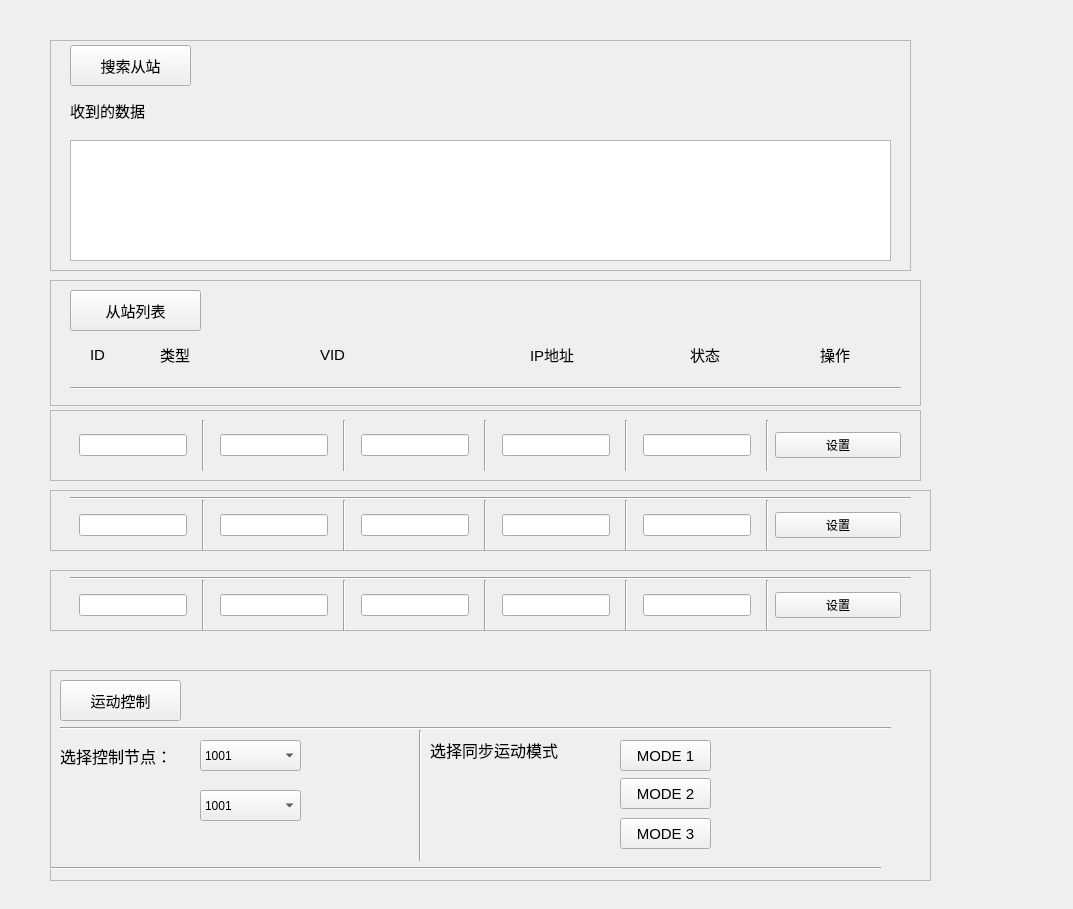
<?xml version="1.0" encoding="UTF-8"?>
<ui version="4.0">
 <class>MainWindow</class>
 <widget class="QMainWindow" name="MainWindow">
  <property name="geometry">
   <rect>
    <x>0</x>
    <y>0</y>
    <width>1073</width>
    <height>909</height>
   </rect>
  </property>
  <property name="windowTitle">
   <string>MainWindow</string>
  </property>
  <widget class="QWidget" name="centralwidget">
   <widget class="QFrame" name="frame">
    <property name="geometry">
     <rect>
      <x>50</x>
      <y>40</y>
      <width>861</width>
      <height>231</height>
     </rect>
    </property>
    <property name="frameShape">
     <enum>QFrame::StyledPanel</enum>
    </property>
    <property name="frameShadow">
     <enum>QFrame::Raised</enum>
    </property>
    <widget class="QPushButton" name="search_start">
     <property name="geometry">
      <rect>
       <x>20</x>
       <y>5</y>
       <width>121</width>
       <height>41</height>
      </rect>
     </property>
     <property name="font">
      <font>
       <pointsize>11</pointsize>
      </font>
     </property>
     <property name="text">
      <string>搜索从站</string>
     </property>
    </widget>
    <widget class="QTextEdit" name="textEdit">
     <property name="geometry">
      <rect>
       <x>20</x>
       <y>100</y>
       <width>821</width>
       <height>121</height>
      </rect>
     </property>
    </widget>
    <widget class="QLabel" name="label">
     <property name="geometry">
      <rect>
       <x>20</x>
       <y>55</y>
       <width>131</width>
       <height>31</height>
      </rect>
     </property>
     <property name="font">
      <font>
       <pointsize>11</pointsize>
      </font>
     </property>
     <property name="text">
      <string>收到的数据</string>
     </property>
    </widget>
   </widget>
   <widget class="QFrame" name="frame_2">
    <property name="geometry">
     <rect>
      <x>50</x>
      <y>280</y>
      <width>871</width>
      <height>126</height>
     </rect>
    </property>
    <property name="frameShape">
     <enum>QFrame::StyledPanel</enum>
    </property>
    <property name="frameShadow">
     <enum>QFrame::Raised</enum>
    </property>
    <widget class="Line" name="line">
     <property name="geometry">
      <rect>
       <x>20</x>
       <y>100</y>
       <width>831</width>
       <height>16</height>
      </rect>
     </property>
     <property name="orientation">
      <enum>Qt::Horizontal</enum>
     </property>
    </widget>
    <widget class="QPushButton" name="pushButton_3">
     <property name="geometry">
      <rect>
       <x>20</x>
       <y>10</y>
       <width>131</width>
       <height>41</height>
      </rect>
     </property>
     <property name="font">
      <font>
       <pointsize>11</pointsize>
      </font>
     </property>
     <property name="text">
      <string>从站列表</string>
     </property>
    </widget>
    <widget class="QLabel" name="label_8">
     <property name="geometry">
      <rect>
       <x>40</x>
       <y>50</y>
       <width>41</width>
       <height>49</height>
      </rect>
     </property>
     <property name="font">
      <font>
       <pointsize>11</pointsize>
      </font>
     </property>
     <property name="text">
      <string>ID</string>
     </property>
    </widget>
    <widget class="QLabel" name="label_2">
     <property name="geometry">
      <rect>
       <x>110</x>
       <y>50</y>
       <width>51</width>
       <height>49</height>
      </rect>
     </property>
     <property name="font">
      <font>
       <pointsize>11</pointsize>
      </font>
     </property>
     <property name="text">
      <string>类型</string>
     </property>
    </widget>
    <widget class="QLabel" name="label_5">
     <property name="geometry">
      <rect>
       <x>480</x>
       <y>50</y>
       <width>78</width>
       <height>49</height>
      </rect>
     </property>
     <property name="font">
      <font>
       <pointsize>11</pointsize>
      </font>
     </property>
     <property name="text">
      <string>IP地址</string>
     </property>
    </widget>
    <widget class="QLabel" name="label_3">
     <property name="geometry">
      <rect>
       <x>270</x>
       <y>50</y>
       <width>39</width>
       <height>49</height>
      </rect>
     </property>
     <property name="font">
      <font>
       <pointsize>11</pointsize>
      </font>
     </property>
     <property name="text">
      <string>VID</string>
     </property>
    </widget>
    <widget class="QLabel" name="label_4">
     <property name="geometry">
      <rect>
       <x>640</x>
       <y>50</y>
       <width>52</width>
       <height>49</height>
      </rect>
     </property>
     <property name="font">
      <font>
       <pointsize>11</pointsize>
      </font>
     </property>
     <property name="text">
      <string>状态</string>
     </property>
    </widget>
    <widget class="QLabel" name="label_7">
     <property name="geometry">
      <rect>
       <x>770</x>
       <y>50</y>
       <width>52</width>
       <height>49</height>
      </rect>
     </property>
     <property name="font">
      <font>
       <pointsize>11</pointsize>
      </font>
     </property>
     <property name="text">
      <string>操作</string>
     </property>
    </widget>
   </widget>
   <widget class="QFrame" name="frame_3">
    <property name="geometry">
     <rect>
      <x>50</x>
      <y>410</y>
      <width>871</width>
      <height>71</height>
     </rect>
    </property>
    <property name="frameShape">
     <enum>QFrame::StyledPanel</enum>
    </property>
    <property name="frameShadow">
     <enum>QFrame::Raised</enum>
    </property>
    <widget class="QWidget" name="horizontalLayoutWidget">
     <property name="geometry">
      <rect>
       <x>20</x>
       <y>10</y>
       <width>831</width>
       <height>51</height>
      </rect>
     </property>
     <layout class="QHBoxLayout" name="horizontalLayout">
      <item alignment="Qt::AlignHCenter">
       <widget class="QLineEdit" name="lineEdit_101">
        <property name="text">
         <string/>
        </property>
       </widget>
      </item>
      <item>
       <widget class="Line" name="line_11">
        <property name="orientation">
         <enum>Qt::Vertical</enum>
        </property>
       </widget>
      </item>
      <item alignment="Qt::AlignHCenter">
       <widget class="QLineEdit" name="lineEdit_102">
        <property name="text">
         <string/>
        </property>
       </widget>
      </item>
      <item>
       <widget class="Line" name="line_2">
        <property name="orientation">
         <enum>Qt::Vertical</enum>
        </property>
       </widget>
      </item>
      <item alignment="Qt::AlignHCenter">
       <widget class="QLineEdit" name="lineEdit_103">
        <property name="enabled">
         <bool>true</bool>
        </property>
        <property name="sizePolicy">
         <sizepolicy hsizetype="Fixed" vsizetype="Fixed">
          <horstretch>0</horstretch>
          <verstretch>0</verstretch>
         </sizepolicy>
        </property>
        <property name="text">
         <string/>
        </property>
       </widget>
      </item>
      <item>
       <widget class="Line" name="line_3">
        <property name="orientation">
         <enum>Qt::Vertical</enum>
        </property>
       </widget>
      </item>
      <item alignment="Qt::AlignHCenter">
       <widget class="QLineEdit" name="lineEdit_104">
        <property name="sizePolicy">
         <sizepolicy hsizetype="Fixed" vsizetype="Fixed">
          <horstretch>0</horstretch>
          <verstretch>0</verstretch>
         </sizepolicy>
        </property>
        <property name="text">
         <string/>
        </property>
       </widget>
      </item>
      <item>
       <widget class="Line" name="line_9">
        <property name="orientation">
         <enum>Qt::Vertical</enum>
        </property>
       </widget>
      </item>
      <item alignment="Qt::AlignHCenter">
       <widget class="QLineEdit" name="lineEdit_105">
        <property name="text">
         <string/>
        </property>
       </widget>
      </item>
      <item>
       <widget class="Line" name="line_4">
        <property name="orientation">
         <enum>Qt::Vertical</enum>
        </property>
       </widget>
      </item>
      <item>
       <widget class="QPushButton" name="pushButton_100">
        <property name="text">
         <string>设置</string>
        </property>
       </widget>
      </item>
     </layout>
    </widget>
   </widget>
   <widget class="QFrame" name="frame_4">
    <property name="geometry">
     <rect>
      <x>50</x>
      <y>490</y>
      <width>881</width>
      <height>61</height>
     </rect>
    </property>
    <property name="frameShape">
     <enum>QFrame::StyledPanel</enum>
    </property>
    <property name="frameShadow">
     <enum>QFrame::Raised</enum>
    </property>
    <widget class="Line" name="line_10">
     <property name="geometry">
      <rect>
       <x>20</x>
       <y>0</y>
       <width>841</width>
       <height>16</height>
      </rect>
     </property>
     <property name="orientation">
      <enum>Qt::Horizontal</enum>
     </property>
    </widget>
    <widget class="QWidget" name="horizontalLayoutWidget_2">
     <property name="geometry">
      <rect>
       <x>20</x>
       <y>10</y>
       <width>831</width>
       <height>51</height>
      </rect>
     </property>
     <layout class="QHBoxLayout" name="horizontalLayout_2">
      <item alignment="Qt::AlignHCenter">
       <widget class="QLineEdit" name="lineEdit_201">
        <property name="text">
         <string/>
        </property>
       </widget>
      </item>
      <item>
       <widget class="Line" name="line_12">
        <property name="orientation">
         <enum>Qt::Vertical</enum>
        </property>
       </widget>
      </item>
      <item alignment="Qt::AlignHCenter">
       <widget class="QLineEdit" name="lineEdit_202">
        <property name="text">
         <string/>
        </property>
       </widget>
      </item>
      <item>
       <widget class="Line" name="line_5">
        <property name="orientation">
         <enum>Qt::Vertical</enum>
        </property>
       </widget>
      </item>
      <item alignment="Qt::AlignHCenter">
       <widget class="QLineEdit" name="lineEdit_203">
        <property name="sizePolicy">
         <sizepolicy hsizetype="Fixed" vsizetype="Fixed">
          <horstretch>0</horstretch>
          <verstretch>0</verstretch>
         </sizepolicy>
        </property>
        <property name="text">
         <string/>
        </property>
       </widget>
      </item>
      <item>
       <widget class="Line" name="line_6">
        <property name="orientation">
         <enum>Qt::Vertical</enum>
        </property>
       </widget>
      </item>
      <item alignment="Qt::AlignHCenter">
       <widget class="QLineEdit" name="lineEdit_204">
        <property name="sizePolicy">
         <sizepolicy hsizetype="Fixed" vsizetype="Fixed">
          <horstretch>0</horstretch>
          <verstretch>0</verstretch>
         </sizepolicy>
        </property>
        <property name="text">
         <string/>
        </property>
       </widget>
      </item>
      <item>
       <widget class="Line" name="line_8">
        <property name="orientation">
         <enum>Qt::Vertical</enum>
        </property>
       </widget>
      </item>
      <item alignment="Qt::AlignHCenter">
       <widget class="QLineEdit" name="lineEdit_205">
        <property name="text">
         <string/>
        </property>
       </widget>
      </item>
      <item>
       <widget class="Line" name="line_7">
        <property name="orientation">
         <enum>Qt::Vertical</enum>
        </property>
       </widget>
      </item>
      <item>
       <widget class="QPushButton" name="pushButton_200">
        <property name="text">
         <string>设置</string>
        </property>
       </widget>
      </item>
     </layout>
    </widget>
   </widget>
   <widget class="QFrame" name="frame_5">
    <property name="geometry">
     <rect>
      <x>50</x>
      <y>570</y>
      <width>881</width>
      <height>61</height>
     </rect>
    </property>
    <property name="frameShape">
     <enum>QFrame::StyledPanel</enum>
    </property>
    <property name="frameShadow">
     <enum>QFrame::Raised</enum>
    </property>
    <widget class="Line" name="line_18">
     <property name="geometry">
      <rect>
       <x>20</x>
       <y>0</y>
       <width>841</width>
       <height>16</height>
      </rect>
     </property>
     <property name="orientation">
      <enum>Qt::Horizontal</enum>
     </property>
    </widget>
    <widget class="QWidget" name="horizontalLayoutWidget_4">
     <property name="geometry">
      <rect>
       <x>20</x>
       <y>10</y>
       <width>831</width>
       <height>51</height>
      </rect>
     </property>
     <layout class="QHBoxLayout" name="horizontalLayout_4">
      <item alignment="Qt::AlignHCenter">
       <widget class="QLineEdit" name="lineEdit_301">
        <property name="text">
         <string/>
        </property>
       </widget>
      </item>
      <item>
       <widget class="Line" name="line_13">
        <property name="orientation">
         <enum>Qt::Vertical</enum>
        </property>
       </widget>
      </item>
      <item alignment="Qt::AlignHCenter">
       <widget class="QLineEdit" name="lineEdit_302">
        <property name="text">
         <string/>
        </property>
       </widget>
      </item>
      <item>
       <widget class="Line" name="line_14">
        <property name="orientation">
         <enum>Qt::Vertical</enum>
        </property>
       </widget>
      </item>
      <item alignment="Qt::AlignHCenter">
       <widget class="QLineEdit" name="lineEdit_303">
        <property name="sizePolicy">
         <sizepolicy hsizetype="Fixed" vsizetype="Fixed">
          <horstretch>0</horstretch>
          <verstretch>0</verstretch>
         </sizepolicy>
        </property>
        <property name="text">
         <string/>
        </property>
       </widget>
      </item>
      <item>
       <widget class="Line" name="line_15">
        <property name="orientation">
         <enum>Qt::Vertical</enum>
        </property>
       </widget>
      </item>
      <item alignment="Qt::AlignHCenter">
       <widget class="QLineEdit" name="lineEdit_304">
        <property name="sizePolicy">
         <sizepolicy hsizetype="Fixed" vsizetype="Fixed">
          <horstretch>0</horstretch>
          <verstretch>0</verstretch>
         </sizepolicy>
        </property>
        <property name="text">
         <string/>
        </property>
       </widget>
      </item>
      <item>
       <widget class="Line" name="line_16">
        <property name="orientation">
         <enum>Qt::Vertical</enum>
        </property>
       </widget>
      </item>
      <item alignment="Qt::AlignHCenter">
       <widget class="QLineEdit" name="lineEdit_305">
        <property name="text">
         <string/>
        </property>
       </widget>
      </item>
      <item>
       <widget class="Line" name="line_17">
        <property name="orientation">
         <enum>Qt::Vertical</enum>
        </property>
       </widget>
      </item>
      <item>
       <widget class="QPushButton" name="pushButton_300">
        <property name="text">
         <string>设置</string>
        </property>
       </widget>
      </item>
     </layout>
    </widget>
   </widget>
   <widget class="QFrame" name="frame_6">
    <property name="geometry">
     <rect>
      <x>50</x>
      <y>670</y>
      <width>881</width>
      <height>211</height>
     </rect>
    </property>
    <property name="frameShape">
     <enum>QFrame::StyledPanel</enum>
    </property>
    <property name="frameShadow">
     <enum>QFrame::Raised</enum>
    </property>
    <widget class="QPushButton" name="pushButton_4">
     <property name="geometry">
      <rect>
       <x>10</x>
       <y>10</y>
       <width>121</width>
       <height>41</height>
      </rect>
     </property>
     <property name="font">
      <font>
       <pointsize>11</pointsize>
      </font>
     </property>
     <property name="text">
      <string>运动控制</string>
     </property>
    </widget>
    <widget class="QLabel" name="label_9">
     <property name="geometry">
      <rect>
       <x>10</x>
       <y>70</y>
       <width>111</width>
       <height>31</height>
      </rect>
     </property>
     <property name="font">
      <font>
       <family>宋体</family>
       <pointsize>12</pointsize>
      </font>
     </property>
     <property name="text">
      <string>选择控制节点：</string>
     </property>
    </widget>
    <widget class="QComboBox" name="comboBox">
     <property name="geometry">
      <rect>
       <x>150</x>
       <y>70</y>
       <width>101</width>
       <height>31</height>
      </rect>
     </property>
     <item>
      <property name="text">
       <string>1001</string>
      </property>
     </item>
     <item>
      <property name="text">
       <string>1002</string>
      </property>
     </item>
     <item>
      <property name="text">
       <string>1003</string>
      </property>
     </item>
    </widget>
    <widget class="QComboBox" name="comboBox_2">
     <property name="geometry">
      <rect>
       <x>150</x>
       <y>120</y>
       <width>101</width>
       <height>31</height>
      </rect>
     </property>
     <item>
      <property name="text">
       <string>1001</string>
      </property>
     </item>
     <item>
      <property name="text">
       <string>1002</string>
      </property>
     </item>
     <item>
      <property name="text">
       <string>1003</string>
      </property>
     </item>
    </widget>
    <widget class="QLabel" name="label_6">
     <property name="geometry">
      <rect>
       <x>380</x>
       <y>60</y>
       <width>132</width>
       <height>40</height>
      </rect>
     </property>
     <property name="font">
      <font>
       <family>宋体</family>
       <pointsize>12</pointsize>
      </font>
     </property>
     <property name="text">
      <string>选择同步运动模式：</string>
     </property>
    </widget>
    <widget class="QPushButton" name="pushButton_5">
     <property name="geometry">
      <rect>
       <x>570</x>
       <y>70</y>
       <width>91</width>
       <height>31</height>
      </rect>
     </property>
     <property name="font">
      <font>
       <pointsize>11</pointsize>
      </font>
     </property>
     <property name="text">
      <string>MODE 1</string>
     </property>
    </widget>
    <widget class="QPushButton" name="pushButton_6">
     <property name="geometry">
      <rect>
       <x>570</x>
       <y>108</y>
       <width>91</width>
       <height>31</height>
      </rect>
     </property>
     <property name="font">
      <font>
       <pointsize>11</pointsize>
      </font>
     </property>
     <property name="text">
      <string>MODE 2</string>
     </property>
    </widget>
    <widget class="QPushButton" name="pushButton_7">
     <property name="geometry">
      <rect>
       <x>570</x>
       <y>148</y>
       <width>91</width>
       <height>31</height>
      </rect>
     </property>
     <property name="font">
      <font>
       <pointsize>11</pointsize>
      </font>
     </property>
     <property name="text">
      <string>MODE 3</string>
     </property>
    </widget>
    <widget class="Line" name="line_19">
     <property name="geometry">
      <rect>
       <x>10</x>
       <y>50</y>
       <width>831</width>
       <height>16</height>
      </rect>
     </property>
     <property name="orientation">
      <enum>Qt::Horizontal</enum>
     </property>
    </widget>
    <widget class="Line" name="line_20">
     <property name="geometry">
      <rect>
       <x>360</x>
       <y>60</y>
       <width>20</width>
       <height>131</height>
      </rect>
     </property>
     <property name="orientation">
      <enum>Qt::Vertical</enum>
     </property>
    </widget>
    <widget class="Line" name="line_21">
     <property name="geometry">
      <rect>
       <x>0</x>
       <y>190</y>
       <width>831</width>
       <height>16</height>
      </rect>
     </property>
     <property name="orientation">
      <enum>Qt::Horizontal</enum>
     </property>
    </widget>
   </widget>
  </widget>
 </widget>
 <resources/>
 <connections/>
</ui>
